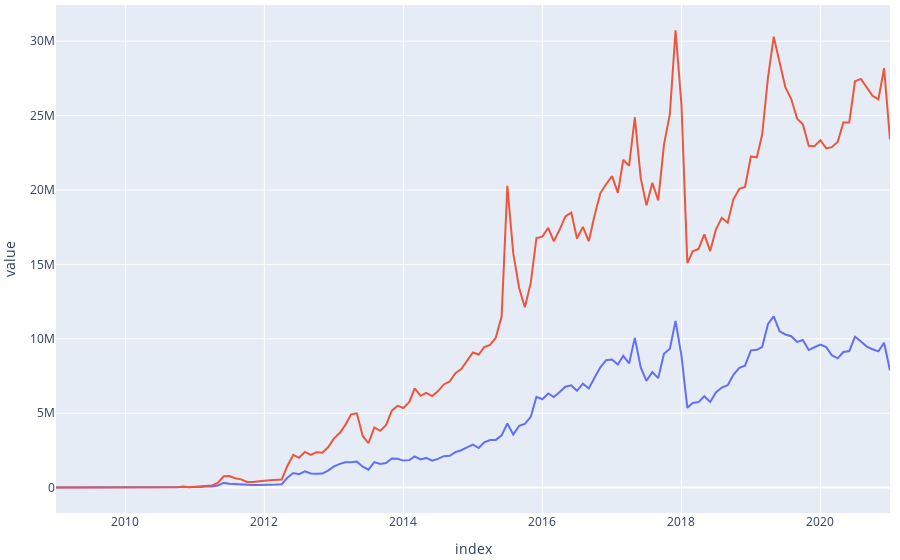

Here is the notebook cell this chart was saved with:
### Code cell
fig =monthly[["nb_transactions","nb_outputs"]].plot.line()
fig=write_formated_plot(fig,output_dir+"nb_transactionsAndOutputs.html")
#fig.show()

### Figure 1 — Plotly figure (JSON) as saved in the notebook; plotly's stock layout.template omitted (floating-point values rounded to 4 significant figures; data arrays with more than 128 entries replaced by an {"elided": "..."} marker saying what was removed)
{"data": [{"legendgroup": "nb_transactions", "line": {"color": "#636efa", "dash": "solid"}, "mode": "lines", "name": "nb_transactions", "orientation": "v", "showlegend": true, "type": "scatter", "x": {"elided": "145 str values"}, "xaxis": "x", "y": {"elided": "145 int values"}, "yaxis": "y"}, {"legendgroup": "nb_outputs", "line": {"color": "#EF553B", "dash": "solid"}, "mode": "lines", "name": "nb_outputs", "orientation": "v", "showlegend": true, "type": "scatter", "x": {"elided": "145 str values"}, "xaxis": "x", "y": {"elided": "145 int values"}, "yaxis": "y"}], "layout": {"hovermode": "x unified", "legend": {"title": {"text": "variable"}, "tracegroupgap": 0}, "margin": {"b": 5, "l": 10, "r": 10, "t": 5}, "showlegend": false, "xaxis": {"anchor": "y", "domain": [0, 1], "title": {"text": "index"}}, "yaxis": {"anchor": "x", "domain": [0, 1], "title": {"text": "value"}}}}
